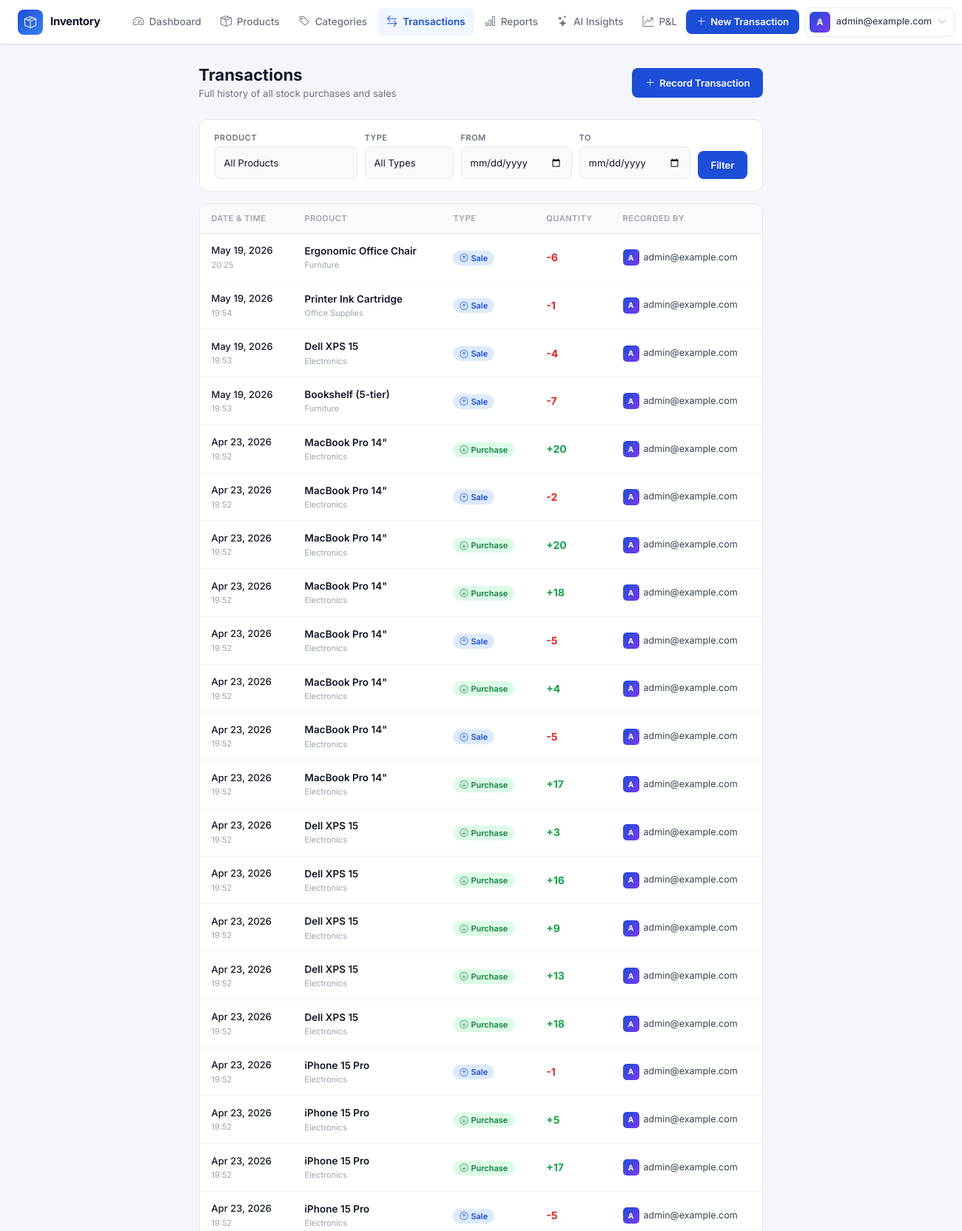
Page /transactions/ (signed in, upper part) on the committed database.
### accounts/models.py (models this page shows, shortened)
class CustomUser(AbstractUser):
    email = models.EmailField(unique=True, db_index=True)
    username = None  # Remove username field
    USERNAME_FIELD = 'email'
    REQUIRED_FIELDS = []
    objects = CustomUserManager()
    class Meta:
        db_table = 'users'
        indexes = [
            models.Index(fields=['email']),
        ]

### inventory/models.py (models this page shows, shortened)
class StockTransaction(models.Model):
    TRANSACTION_TYPES = [
        ('purchase', 'Purchase'),
        ('sale', 'Sale'),
    ]
    product = models.ForeignKey(
        Product,
        on_delete=models.CASCADE,
        related_name='transactions'
    )
    user = models.ForeignKey(
        settings.AUTH_USER_MODEL,
        on_delete=models.SET_NULL,
        null=True,
        related_name='transactions'
    )
    transaction_type = models.CharField(
        max_length=10,
        choices=TRANSACTION_TYPES,
        db_index=True
    )
    quantity_change = models.IntegerField()
    timestamp = models.DateTimeField(auto_now_add=True, db_index=True)
    class Meta:
        db_table = 'stock_transactions'
        ordering = ['-timestamp']
        indexes = [
            models.Index(fields=['-timestamp']),
            models.Index(fields=['product', '-timestamp']),
            models.Index(fields=['transaction_type']),
        ]

class Product(models.Model):
    user = models.ForeignKey(
        settings.AUTH_USER_MODEL,
        on_delete=models.CASCADE,
        related_name='products',
        null=True,   # null during migration for existing rows
        blank=True,
    )
    name = models.CharField(max_length=200, db_index=True)
    quantity = models.IntegerField(
        validators=[MinValueValidator(0)],
        help_text="Current stock quantity"
    )
    price = models.DecimalField(
        max_digits=10,
        decimal_places=2,
        validators=[MinValueValidator(Decimal('0.01'))]
    )
    category = models.ForeignKey(
        Category,
        on_delete=models.PROTECT,
        related_name='products'
    )
    alert_threshold = models.IntegerField(
        validators=[MinValueValidator(0)],
        help_text="Minimum quantity before alert"
    )
    created_at = models.DateTimeField(auto_now_add=True)
    updated_at = models.DateTimeField(auto_now=True)
    class Meta:
        db_table = 'products'
        indexes = [
            models.Index(fields=['name']),
            models.Index(fields=['category']),
            models.Index(fields=['quantity']),
        ]

class Category(models.Model):
    user = models.ForeignKey(
        settings.AUTH_USER_MODEL,
        on_delete=models.CASCADE,
        related_name='categories',
        null=True,   # null during migration for existing rows
        blank=True,
    )
    name = models.CharField(max_length=100, db_index=True)
    description = models.TextField(blank=True)
    class Meta:
        db_table = 'categories'
        verbose_name_plural = 'categories'
        unique_together = [('user', 'name')]

### inventory/views.py (the view)
# urls.py: path('transactions/', views.TransactionHistoryView.as_view(), name='transaction_history'),
class TransactionHistoryView(LoginRequiredMixin, ListView):
    model = StockTransaction
    template_name = 'inventory/transaction_history.html'
    context_object_name = 'transactions'
    paginate_by = 50
    def get_queryset(self):
        transaction_service = TransactionService()
        product_id = self.request.GET.get('product')
        transaction_type = self.request.GET.get('transaction_type')
        start_date_str = self.request.GET.get('start_date')
        end_date_str = self.request.GET.get('end_date')
        start_date = None
        end_date = None
        if start_date_str:
            try:
                start_date = datetime.strptime(start_date_str, '%Y-%m-%d').date()
            except ValueError:
                pass
        if end_date_str:
            try:
                end_date = datetime.strptime(end_date_str, '%Y-%m-%d').date()
            except ValueError:
                pass
        queryset = transaction_service.get_transaction_history(
            user=self.request.user,
            product_id=int(product_id) if product_id else None,
            start_date=start_date,
            end_date=end_date,
            transaction_type=transaction_type if transaction_type else None
        )
        return queryset.select_related('product', 'product__category', 'user')
    def get_context_data(self, **kwargs):
        context = super().get_context_data(**kwargs)
        context['products'] = Product.objects.filter(user=self.request.user).order_by('name')
        context['product_filter'] = self.request.GET.get('product', '')
        context['transaction_type_filter'] = self.request.GET.get('transaction_type', '')
        context['start_date_filter'] = self.request.GET.get('start_date', '')
        context['end_date_filter'] = self.request.GET.get('end_date', '')
        return context

### templates/inventory/transaction_history.html (shortened to what this page needs)
{% extends 'base.html' %}
{% block content %}
<div class="page-header">
  <div>
    <h1>Transactions</h1>
    <p>Full history of all stock purchases and sales</p>
  </div>
  <a href="{% url 'transaction_create' %}" class="btn-primary-custom">
    <i class="bi bi-plus-lg"></i> Record Transaction
  </a>
</div>
<form method="get" id="filter-form">
  <div class="filter-bar">
    <div class="filter-group">
      <label for="product">Product</label>
      <select class="form-select" id="product" name="product">
        <option value="">All Products</option>
      </select>
    </div>
    <div class="filter-group">
      <label for="transaction_type">Type</label>
      <select class="form-select" id="transaction_type" name="transaction_type" style="min-width:120px;">
        <option value="">All Types</option>
      </select>
    </div>
    <div class="filter-group">
      <label for="start_date">From</label>
      <input type="date" class="form-control" id="start_date" name="start_date"
             value="{{ start_date_filter }}" style="min-width:150px;">
    </div>
    <div class="filter-group">
      <label for="end_date">To</label>
      <input type="date" class="form-control" id="end_date" name="end_date"
             value="{{ end_date_filter }}" style="min-width:150px;">
    </div>
    <div class="filter-group" style="justify-content:flex-end;">
      <label>&nbsp;</label>
      <div style="display:flex;gap:6px;">
        <button type="submit" class="btn-filter">Filter</button>
      </div>
    </div>
  </div>
</form>
{% if transactions %}
<div class="table-card">
  <div class="table-responsive">
    <table class="table">
      <thead>
        <tr>
          <th>Date &amp; Time</th>
          <th>Product</th>
          <th>Type</th>
          <th>Quantity</th>
          <th>Recorded By</th>
        </tr>
      </thead>
      <tbody>
        {% for tx in transactions %}
        <tr>
          <td>
            <div class="ts-date">{{ tx.timestamp|date:"M d, Y" }}</div>
            <div class="ts-time">{{ tx.timestamp|date:"H:i" }}</div>
          </td>
          <td>
            <div class="product-name">{{ tx.product.name }}</div>
            <div class="product-cat">{{ tx.product.category.name }}</div>
          </td>
          <td>
            {% if tx.transaction_type == 'purchase' %}
              <span class="badge-purchase"><i class="bi bi-arrow-down-circle me-1"></i>Purchase</span>
            {% else %}
              <span class="badge-sale"><i class="bi bi-arrow-up-circle me-1"></i>Sale</span>
            {% endif %}
          </td>
          <td>
            {% if tx.quantity_change > 0 %}
              <span class="qty-pos">+{{ tx.quantity_change }}</span>
            {% else %}
              <span class="qty-neg">{{ tx.quantity_change }}</span>
            {% endif %}
          </td>
          <td>
            {% if tx.user %}
            <div class="user-chip">
              <div class="user-avatar-sm">{{ tx.user.email|first|upper }}</div>
              <span>{{ tx.user.email|truncatechars:24 }}</span>
            </div>
            {% else %}
            <span style="font-size:12px;color:#9ca3af;">System</span>
            {% endif %}
          </td>
        </tr>
        {% endfor %}
      </tbody>
    </table>
  </div>
</div>
{% endif %}
{% endblock %}

### templates/base.html (shortened to what this page needs)
{% load static %}
<!DOCTYPE html>
<html lang="en">
<head>
    <link href="https://cdn.jsdelivr.net/npm/bootstrap@5.3.0/dist/css/bootstrap.min.css" rel="stylesheet">
    <link href="https://cdn.jsdelivr.net/npm/bootstrap-icons@1.11.0/font/bootstrap-icons.css" rel="stylesheet">
    <link rel="stylesheet" href="{% static 'css/style.css' %}">
</head>
<body>
    <header>
        <nav class="app-navbar">
            <a class="nav-brand" href="{% if user.is_authenticated %}{% url 'dashboard' %}{% else %}{% url 'login' %}{% endif %}">
                <div class="brand-icon"><i class="bi bi-box-seam"></i></div>
                <span class="brand-name">Inventory</span>
            </a>
            {% if user.is_authenticated %}
            <div class="nav-links">
                <a href="{% url 'dashboard' %}"
                   class="nav-link-item {% if request.resolver_match.url_name == 'dashboard' %}active{% endif %}">
                    <i class="bi bi-speedometer2"></i> Dashboard
                </a>
                <a href="{% url 'product_list_view' %}"
                   class="nav-link-item {% if 'product' in request.resolver_match.url_name %}active{% endif %}">
                    <i class="bi bi-box-seam"></i> Products
                </a>
                <a href="{% url 'category_list' %}"
                   class="nav-link-item {% if 'category' in request.resolver_match.url_name %}active{% endif %}">
                    <i class="bi bi-tag"></i> Categories
                </a>
                <a href="{% url 'transaction_history' %}"
                   class="nav-link-item {% if 'transaction' in request.resolver_match.url_name %}active{% endif %}">
                    <i class="bi bi-arrow-left-right"></i> Transactions
                </a>
                <a href="{% url 'reports' %}"
                   class="nav-link-item {% if request.resolver_match.url_name == 'reports' %}active{% endif %}">
                    <i class="bi bi-bar-chart"></i> Reports
                </a>
                <a href="{% url 'ai_insights' %}"
                   class="nav-link-item {% if 'ai' in request.resolver_match.url_name or request.resolver_match.url_name == 'pnl' %}active{% endif %}">
                    <i class="bi bi-stars"></i> AI Insights
                </a>
                <a href="{% url 'pnl' %}"
                   class="nav-link-item {% if request.resolver_match.url_name == 'pnl' %}active{% endif %}">
                    <i class="bi bi-graph-up-arrow"></i> P&amp;L
                </a>
            </div>
            {% endif %}
            <div class="nav-right">
                {% if user.is_authenticated %}
                <a href="{% url 'transaction_create' %}" class="nav-action-btn">
                    <i class="bi bi-plus-lg"></i>
                    <span>New Transaction</span>
                </a>
                <div class="dropdown">
                    <a class="user-menu-btn" href="#" role="button" data-bs-toggle="dropdown" aria-expanded="false">
                        <div class="user-avatar">{{ user.email|first|upper }}</div>
                        <span class="user-email">{{ user.email }}</span>
                        <i class="bi bi-chevron-down user-chevron"></i>
                    </a>
                </div>
                {% else %}
                <a href="{% url 'login' %}" class="nav-link-item">Sign in</a>
                <a href="{% url 'register' %}" class="nav-action-btn">
                    <i class="bi bi-person-plus"></i>
                    <span>Register</span>
                </a>
                {% endif %}
            </div>
        </nav>
    </header>
    <main class="app-main">
        {% block content %}{% endblock %}
    </main>
</body>
</html>

### static/css/style.css (style rules this page uses)
.btn, .nav-link, .form-control, .form-select { min-height: 44px; }
.table-responsive { overflow-x: auto; -webkit-overflow-scrolling: touch; }
.table th { font-weight: 600; background-color: #f8f9fa; }
body { display: flex; flex-direction: column; min-height: 100vh; }
main { flex: 1; }

### templates/base.html (style rules this page uses)
* { font-family: 'Inter', sans-serif; }
body { background: #f4f6fb; }
.app-navbar { background: #fff; border-bottom: 1px solid #e5e7eb; padding: 0 24px; height: 60px; display: flex; align-items: center; position: sticky; top: 0; z-index: 1000; box-shadow: 0 1px 3px rgba(0,0,0,.06); }
.nav-brand { display: flex; align-items: center; gap: 10px; text-decoration: none; flex-shrink: 0; margin-right: 32px; }
.nav-brand .brand-icon { width: 34px; height: 34px; background: linear-gradient(135deg, #1d4ed8, #3b82f6); border-radius: 8px; display: flex; align-items: center; justify-content: center; color: #fff; font-size: 16px; }
.nav-brand .brand-name { font-size: 15px; font-weight: 700; color: #111827; letter-spacing: -0.3px; }
.nav-links { display: flex; align-items: center; gap: 2px; flex: 1; }
.nav-link-item { display: flex; align-items: center; gap: 7px; padding: 7px 12px; border-radius: 8px; font-size: 13.5px; font-weight: 500; color: #6b7280; text-decoration: none; transition: all .15s; white-space: nowrap; }
.nav-link-item i { font-size: 15px; }
.nav-link-item.active { color: #1d4ed8; background: #eff6ff; font-weight: 600; }
.nav-right { display: flex; align-items: center; gap: 8px; margin-left: auto; flex-shrink: 0; }
.nav-action-btn { display: flex; align-items: center; gap: 6px; padding: 7px 14px; border-radius: 8px; font-size: 13px; font-weight: 600; background: #1d4ed8; color: #fff; text-decoration: none; border: none; transition: background .15s; }
.user-menu-btn { display: flex; align-items: center; gap: 8px; padding: 5px 10px 5px 5px; border-radius: 8px; border: 1.5px solid #e5e7eb; background: #fff; cursor: pointer; transition: all .15s; text-decoration: none; }
.user-avatar { width: 28px; height: 28px; border-radius: 6px; background: linear-gradient(135deg, #1d4ed8, #7c3aed); display: flex; align-items: center; justify-content: center; color: #fff; font-size: 12px; font-weight: 700; flex-shrink: 0; }
.user-email { font-size: 12.5px; font-weight: 500; color: #374151; max-width: 160px; overflow: hidden; text-overflow: ellipsis; white-space: nowrap; }
.user-chevron { color: #9ca3af; font-size: 12px; }
.app-main { padding: 28px 24px; max-width: 1400px; margin: 0 auto; }

### rows in the picture
CustomUser: email|first "A", email "admin@example.com"
StockTransaction: timestamp "May 19, 2026", timestamp "20:25", product.name "Ergonomic Office Chair", product.category.name "Furniture", transaction_type "sale" (drawn), quantity_change "-6", user.email|first "A", user.email "admin@example.com"
StockTransaction: timestamp "May 19, 2026", timestamp "19:54", product.name "Printer Ink Cartridge", product.category.name "Office Supplies", transaction_type "sale" (drawn), quantity_change "-1", user.email|first "A", user.email "admin@example.com"
StockTransaction: timestamp "May 19, 2026", timestamp "19:53", product.name "Dell XPS 15", product.category.name "Electronics", transaction_type "sale" (drawn), quantity_change "-4", user.email|first "A", user.email "admin@example.com"
StockTransaction: timestamp "May 19, 2026", timestamp "19:53", product.name "Bookshelf (5-tier)", product.category.name "Furniture", transaction_type "sale" (drawn), quantity_change "-7", user.email|first "A", user.email "admin@example.com"
StockTransaction: timestamp "Apr 23, 2026", timestamp "19:52", product.name "MacBook Pro 14\"", product.category.name "Electronics", transaction_type "purchase" (drawn), quantity_change "20", user.email|first "A", user.email "admin@example.com"
StockTransaction: timestamp "Apr 23, 2026", timestamp "19:52", product.name "MacBook Pro 14\"", product.category.name "Electronics", transaction_type "sale" (drawn), quantity_change "-2", user.email|first "A", user.email "admin@example.com"
StockTransaction: timestamp "Apr 23, 2026", timestamp "19:52", product.name "MacBook Pro 14\"", product.category.name "Electronics", transaction_type "purchase" (drawn), quantity_change "20", user.email|first "A", user.email "admin@example.com"
StockTransaction: timestamp "Apr 23, 2026", timestamp "19:52", product.name "MacBook Pro 14\"", product.category.name "Electronics", transaction_type "purchase" (drawn), quantity_change "18", user.email|first "A", user.email "admin@example.com"
StockTransaction: timestamp "Apr 23, 2026", timestamp "19:52", product.name "MacBook Pro 14\"", product.category.name "Electronics", transaction_type "sale" (drawn), quantity_change "-5", user.email|first "A", user.email "admin@example.com"
StockTransaction: timestamp "Apr 23, 2026", timestamp "19:52", product.name "MacBook Pro 14\"", product.category.name "Electronics", transaction_type "purchase" (drawn), quantity_change "4", user.email|first "A", user.email "admin@example.com"
StockTransaction: timestamp "Apr 23, 2026", timestamp "19:52", product.name "MacBook Pro 14\"", product.category.name "Electronics", transaction_type "sale" (drawn), quantity_change "-5", user.email|first "A", user.email "admin@example.com"
StockTransaction: timestamp "Apr 23, 2026", timestamp "19:52", product.name "MacBook Pro 14\"", product.category.name "Electronics", transaction_type "purchase" (drawn), quantity_change "17", user.email|first "A", user.email "admin@example.com"
StockTransaction: timestamp "Apr 23, 2026", timestamp "19:52", product.name "Dell XPS 15", product.category.name "Electronics", transaction_type "purchase" (drawn), quantity_change "3", user.email|first "A", user.email "admin@example.com"
StockTransaction: timestamp "Apr 23, 2026", timestamp "19:52", product.name "Dell XPS 15", product.category.name "Electronics", transaction_type "purchase" (drawn), quantity_change "16", user.email|first "A", user.email "admin@example.com"
StockTransaction: timestamp "Apr 23, 2026", timestamp "19:52", product.name "Dell XPS 15", product.category.name "Electronics", transaction_type "purchase" (drawn), quantity_change "9", user.email|first "A", user.email "admin@example.com"
StockTransaction: timestamp "Apr 23, 2026", timestamp "19:52", product.name "Dell XPS 15", product.category.name "Electronics", transaction_type "purchase" (drawn), quantity_change "13", user.email|first "A", user.email "admin@example.com"
StockTransaction: timestamp "Apr 23, 2026", timestamp "19:52", product.name "Dell XPS 15", product.category.name "Electronics", transaction_type "purchase" (drawn), quantity_change "18", user.email|first "A", user.email "admin@example.com"
StockTransaction: timestamp "Apr 23, 2026", timestamp "19:52", product.name "iPhone 15 Pro", product.category.name "Electronics", transaction_type "sale" (drawn), quantity_change "-1", user.email|first "A", user.email "admin@example.com"
StockTransaction: timestamp "Apr 23, 2026", timestamp "19:52", product.name "iPhone 15 Pro", product.category.name "Electronics", transaction_type "purchase" (drawn), quantity_change "5", user.email|first "A", user.email "admin@example.com"
StockTransaction: timestamp "Apr 23, 2026", timestamp "19:52", product.name "iPhone 15 Pro", product.category.name "Electronics", transaction_type "purchase" (drawn), quantity_change "17", user.email|first "A", user.email "admin@example.com"
StockTransaction: timestamp "Apr 23, 2026", timestamp "19:52", product.name "iPhone 15 Pro", product.category.name "Electronics", transaction_type "sale" (drawn), quantity_change "-5", user.email|first "A", user.email "admin@example.com"
